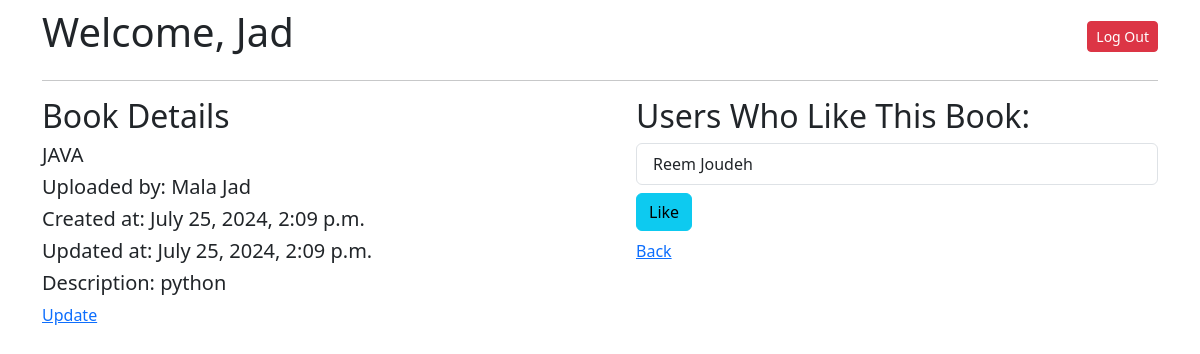
Page /books/48 (signed in) on the committed database.
### app_favorite_books/models.py (models this page shows)
class User(models.Model):
    first_name = models.CharField(max_length=45)
    last_name = models.CharField(max_length=45)
    email = models.CharField(max_length=45)
    password = models.CharField(max_length=225)
    created_at =models.DateTimeField(auto_now_add=True)
    updated_at = models.DateTimeField(auto_now=True)
    objects = UserManager()

class Book(models.Model):
    title = models.CharField(max_length=255)
    desc = models.TextField()
    created_at =models.DateTimeField(auto_now_add=True)
    updated_at = models.DateTimeField(auto_now=True)
    uploaded_by = models.ForeignKey(User,related_name='books_uploaded',on_delete=models.CASCADE)
    users_who_like = models.ManyToManyField(User,related_name='liked_books')
    objects = BookManager()

### app_favorite_books/views.py (the view)
# urls.py: path('books/<int:id>',views.detail_book),
def detail_book(request,id):
  context={
    'book':book(id),
    'user': get_user(request.session),
  }
  return render(request,'detail_book.html',context)

### app_favorite_books/models.py (called while the page is built)
def get_user(session):
    return User.objects.get(id=session['user_id'])

def book(id):
    return Book.objects.get(id=id)

### app_favorite_books/templates/detail_book.html (shortened to what this page needs)
<!doctype html>
<html lang="en">
<head>
    <link href="https://cdn.jsdelivr.net/npm/bootstrap@5.3.3/dist/css/bootstrap.min.css" rel="stylesheet">
</head>
<body>
    <div class="container">
        <div class="d-flex justify-content-between align-items-center my-2">
            <h1>Welcome, {{ user.first_name }}</h1>
            <form action="/logout" method="post">
                <input type="submit" value="Log Out" class="btn btn-sm btn-danger">
            </form>
        </div>
        <hr>
        <div class="row">
            <div class="col-lg-6">
                <h2>Book Details</h2>
                <h5>{{ book.title }}</h5>
                <h5>Uploaded by: {{ book.uploaded_by.first_name }} {{ book.uploaded_by.last_name }}</h5>
                <h5>Created at: {{ book.created_at }}</h5>
                <h5>Updated at: {{ book.updated_at }}</h5>
                <h5>Description: {{ book.desc }}</h5>
                <a href="/books/{{ book.id }}/update">Update</a>
            </div>
            <div class="col ms-4">
                <h2>Users Who Like This Book:</h2>
                <ul class="list-group">
                    {% for user in book.users_who_like.all %}
                        <li class="list-group-item">{{ user.first_name }} {{ user.last_name }}</li>
                    {% endfor %}
                </ul>
                <li class="list-group-item my-2">
                    {% if book in user.liked_books.all %}
                        <input class="btn btn-success" type="submit" value="Liked" disabled>
                    {% else %}
                        <form action="/add_favorite/{{ book.id }}" method="post">
                            <input class="btn btn-info" type="submit" value="Like">
                        </form>
                    {% endif %}
                  </li>
                <a href="/books">Back</a>
            </div>
        </div>
    </div>
</body>
</html>

### rows in the picture
User: first_name "Jad"
Book: title "JAVA", uploaded_by.first_name "Mala", uploaded_by.last_name "Jad", created_at "July 25, 2024, 2:09 p.m.", updated_at "July 25, 2024, 2:09 p.m.", desc "python"
User: first_name "Reem", last_name "Joudeh"
